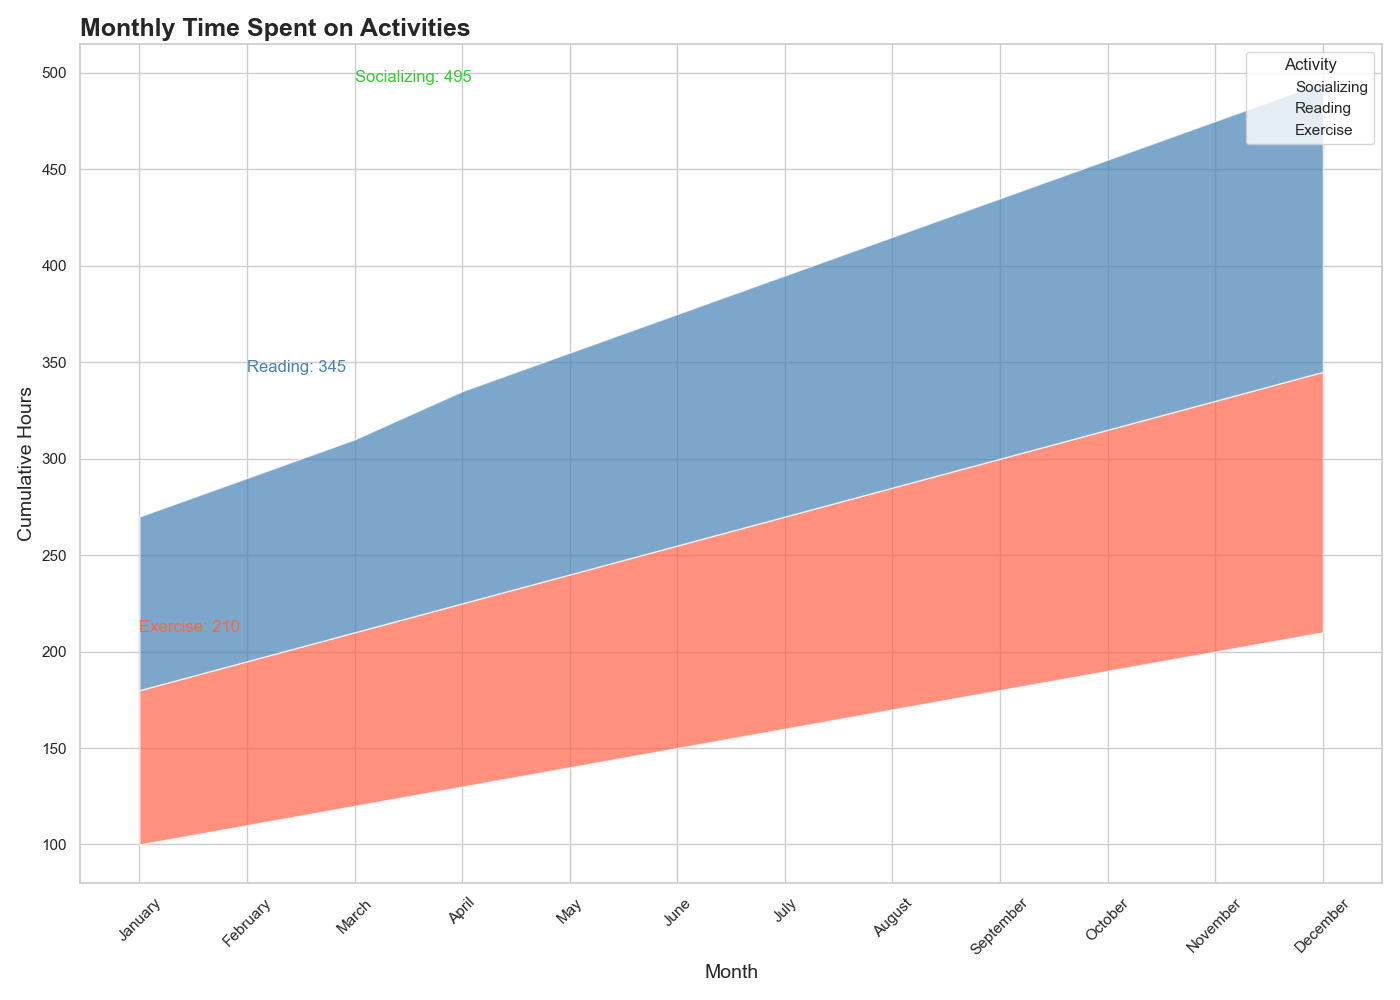

Here is the Python script that generated this plot:

import pandas as pd
import seaborn as sns
import matplotlib.pyplot as plt

# Create dataframe
data = {
    'Month': ['January', 'February', 'March', 'April', 'May', 'June', 'July', 'August', 'September', 'October', 'November', 'December'],
    'Exercise': [100, 110, 120, 130, 140, 150, 160, 170, 180, 190, 200, 210],
    'Reading': [80, 85, 90, 95, 100, 105, 110, 115, 120, 125, 130, 135],
    'Socializing': [90, 95, 100, 110, 115, 120, 125, 130, 135, 140, 145, 150]
}
df = pd.DataFrame(data)
df = df.set_index('Month')

# Plot stacked area chart
plt.figure(figsize=(14, 10))
sns.set_theme(style="whitegrid")
pal = ["#FF6347", "#4682B4", "#32CD32"]

# Cumulate the values
df_cum = df.cumsum(axis=1)

# Plot the lines to create a stacked effect
for i in range(len(df.columns)-1, -1, -1):
    sns.lineplot(data=df_cum[df.columns[i]], label=df.columns[i], color=pal[i], linewidth=0)

# Fill the area between the lines
for i in range(len(df.columns)-1):
    plt.fill_between(df.index, df_cum.iloc[:, i], df_cum.iloc[:, i+1], facecolor=pal[i], alpha=0.7)

# Annotation
for idx, value in enumerate(df_cum.iloc[-1]):
    plt.text(idx, value, f'{df.columns[idx]}: {value}', horizontalalignment='left', size='medium', color=pal[idx])

# Customize chart
plt.title("Monthly Time Spent on Activities", fontsize=18, fontweight='bold', loc='left')
plt.xlabel("Month", fontsize=14)
plt.ylabel("Cumulative Hours", fontsize=14)
plt.xticks(rotation=45)
plt.legend(title='Activity', loc='upper right')

# Show the chart
plt.tight_layout()
plt.show()
